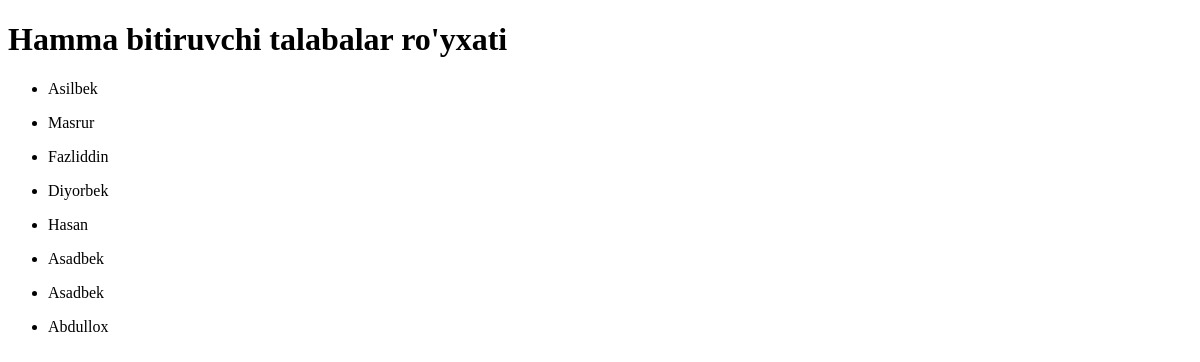
/talaba/, run on an earlier commit of the app's database.
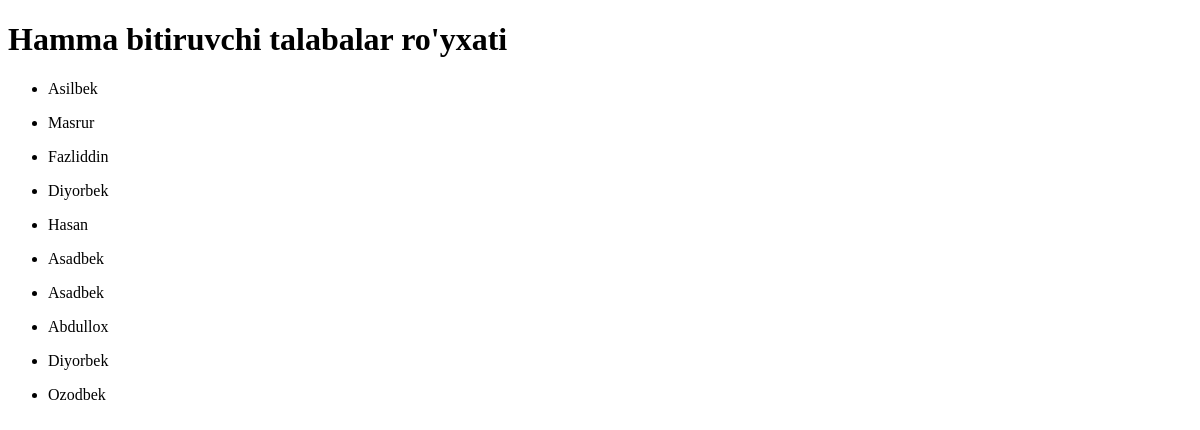
And on a later commit of the database.
### Asosiy/models.py (models this page shows, shortened)
class Talaba(models.Model):
    ism=models.CharField(max_length=20)
    kurs=models.PositiveIntegerField()
    kitob_soni=models.PositiveIntegerField()

### Asosiy/views.py (the view)
# urls.py: path('talaba/', talaba),
def talaba(request):
    data = {
        "bitiruvchilar": Talaba.objects.filter(kitob_soni__gt=0)
    }
    return render(request, "Bitiruvchilar.html", data)

### templates/Bitiruvchilar.html (shortened to what this page needs)
<!DOCTYPE html>
<html lang="en">
<head>
</head>
<body>
    <h1>Hamma bitiruvchi talabalar ro'yxati</h1>
    {%for bitiruvchi in bitiruvchilar %}
    <ul>
        <li>
            {{bitiruvchi.ism}}
        </li>
    </ul>
    {%endfor%}
</body>
</html>

What changed in the data, as far as the page shows it:
added Talaba: ism "Diyorbek"
added Talaba: ism "Ozodbek"
